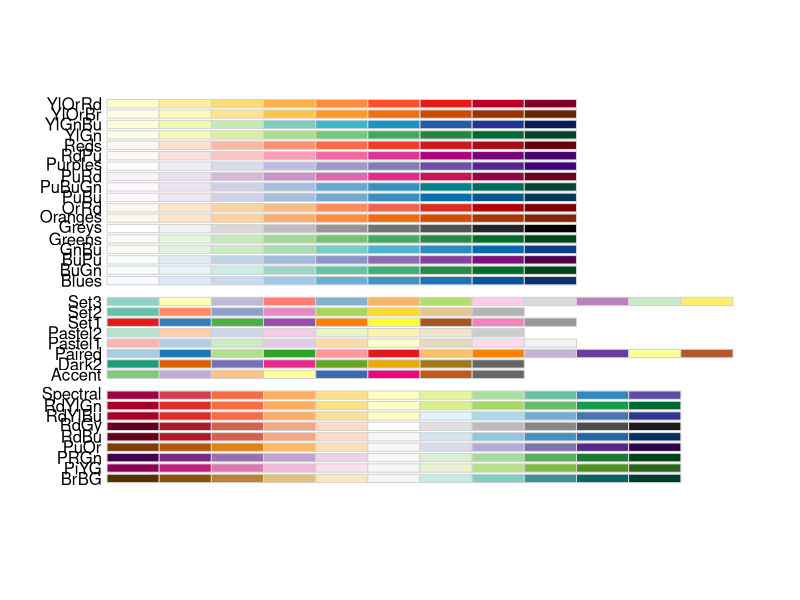
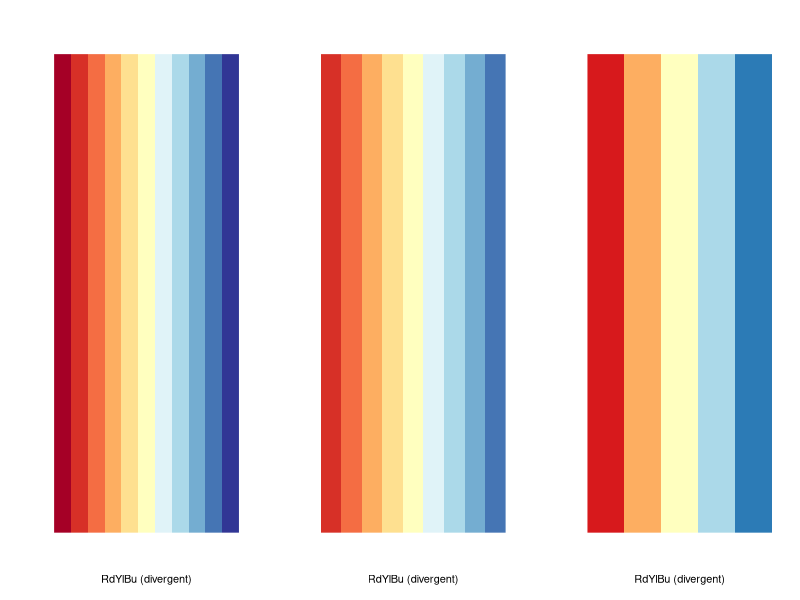
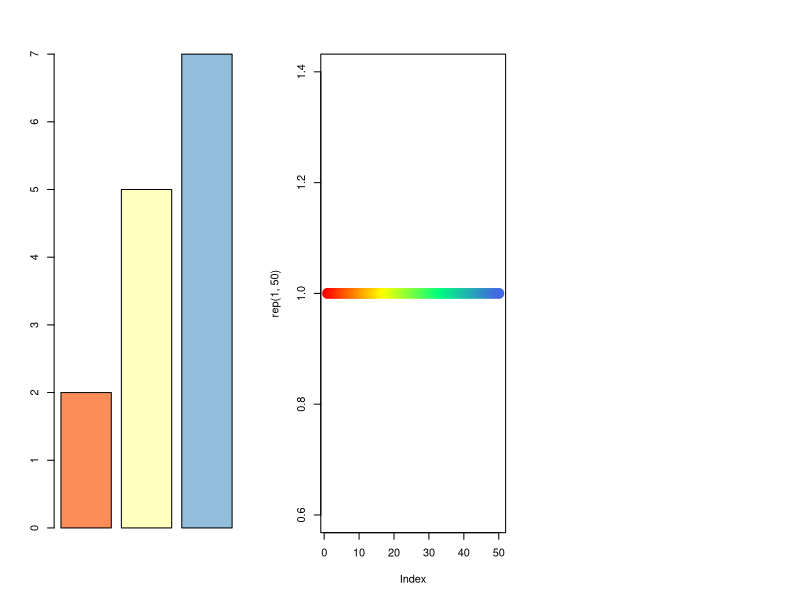
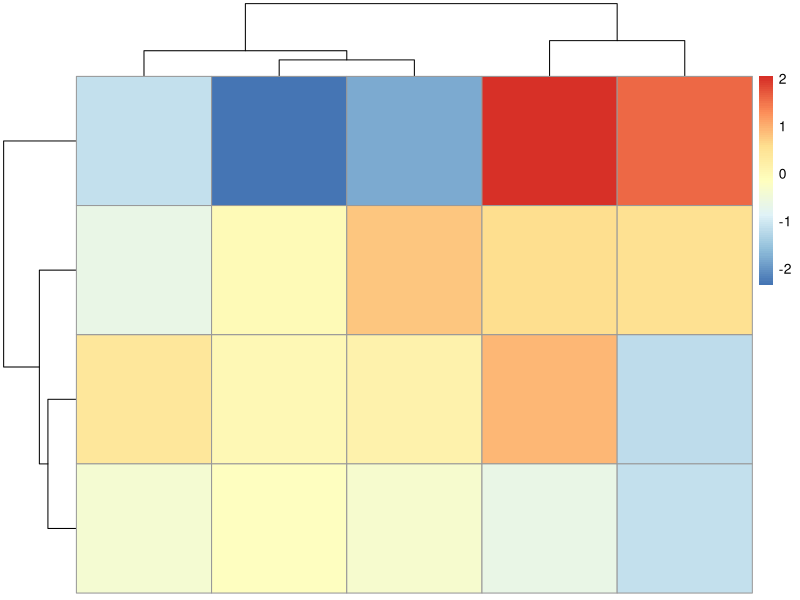

R code for these plots, in order:
## ---- chunk 1
#install.packages("RColorBrewer")

# Carregando a bibioteca
library(RColorBrewer)
## ---- chunk 2
display.brewer.all()
## ---- chunk 3
par(mfrow=c(1,3))
display.brewer.pal(n = 11, name = 'RdYlBu')
display.brewer.pal(n = 9, name = 'RdYlBu')
display.brewer.pal(n = 5, name = 'RdYlBu')

## ---- chunk 4
brewer.pal(n = 8, name = "RdBu")

## ---- chunk 5
barplot(c(2,5,7), col=brewer.pal(n = 3, name = "RdYlBu"))

## ---- chunk 6
cols <- brewer.pal(3, "BuGn")
cols

## ---- chunk 7
colfunc <- colorRampPalette(c("green", "yellow", "red"))
colfunc(4)
## ---- chunk 8
colfunc <- colorRampPalette(c("red","yellow","springgreen","royalblue"))

plot(rep(1,50), col=(colfunc(50)), pch=19, cex=2)

## ---- chunk 9
colorRampPalette(brewer.pal(9,'Blues'))(100)
## ---- chunk 10
library(pheatmap)

mat <- matrix(rnorm(20), ncol = 5, nrow = 4) 

corBlues <- colorRampPalette(rev(brewer.pal(9, "Blues")))(255)

pheatmap(mat, colors = corBlues) 

